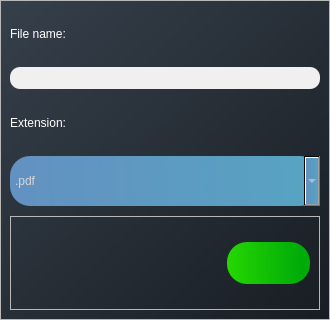
<?xml version="1.0" encoding="UTF-8"?>
<ui version="4.0">
 <class>Dialog</class>
 <widget class="QDialog" name="Dialog">
  <property name="geometry">
   <rect>
    <x>0</x>
    <y>0</y>
    <width>330</width>
    <height>320</height>
   </rect>
  </property>
  <property name="sizePolicy">
   <sizepolicy hsizetype="Preferred" vsizetype="Preferred">
    <horstretch>0</horstretch>
    <verstretch>0</verstretch>
   </sizepolicy>
  </property>
  <property name="minimumSize">
   <size>
    <width>330</width>
    <height>320</height>
   </size>
  </property>
  <property name="maximumSize">
   <size>
    <width>350</width>
    <height>350</height>
   </size>
  </property>
  <property name="windowTitle">
   <string>Dialog</string>
  </property>
  <property name="styleSheet">
   <string notr="true">background-color: qlineargradient(spread:pad, x1:0, y1:0, x2:1, y2:1, stop:0 #36404B, stop:1 #181D23);</string>
  </property>
  <layout class="QVBoxLayout" name="verticalLayout">
   <property name="spacing">
    <number>0</number>
   </property>
   <property name="leftMargin">
    <number>0</number>
   </property>
   <property name="topMargin">
    <number>0</number>
   </property>
   <property name="rightMargin">
    <number>0</number>
   </property>
   <property name="bottomMargin">
    <number>0</number>
   </property>
   <item>
    <widget class="QFrame" name="frame_4">
     <property name="styleSheet">
      <string notr="true">background:none;
color: #ffffff;
font: 63 8pt &quot;Segoe UI Variable Text Semibold&quot;;</string>
     </property>
     <property name="frameShape">
      <enum>QFrame::StyledPanel</enum>
     </property>
     <property name="frameShadow">
      <enum>QFrame::Raised</enum>
     </property>
     <layout class="QVBoxLayout" name="verticalLayout_3" stretch="1,2,1,2,2">
      <property name="spacing">
       <number>10</number>
      </property>
      <item>
       <widget class="QLabel" name="filename">
        <property name="text">
         <string>File name:</string>
        </property>
       </widget>
      </item>
      <item>
       <widget class="QLineEdit" name="filenameEdit">
        <property name="styleSheet">
         <string notr="true">background-color: rgb(240, 240, 240);
border-radius: 10px;
padding: 3px;
color: #000000;</string>
        </property>
        <property name="text">
         <string/>
        </property>
       </widget>
      </item>
      <item>
       <widget class="QLabel" name="extension">
        <property name="text">
         <string>Extension:</string>
        </property>
       </widget>
      </item>
      <item>
       <widget class="QComboBox" name="extComboBox">
        <property name="minimumSize">
         <size>
          <width>0</width>
          <height>50</height>
         </size>
        </property>
        <property name="cursor">
         <cursorShape>PointingHandCursor</cursorShape>
        </property>
        <property name="styleSheet">
         <string notr="true">QComboBox{
	background-color: qlineargradient(spread:pad, x1:0, y1:0.006, x2:1, y2:0, stop:0 #6391C1, stop:0.900498 #58A2C2);
	border-radius: 20px;
	color: rgb(214, 214, 214);
	font: 63 16pt &quot;Segoe UI Variable Text Semibold&quot;;
}
QComboBox:hover{
	border: 2px solid #ffffff;
}
QComboBox:pressed{
	border: 0px;
	background-color: #6391c1;
}
QComboBox QAbstractItemView{
	background-color: rgb(39, 47, 55);
	selection-background-color: rgb(88, 162, 194);
}</string>
        </property>
        <item>
         <property name="text">
          <string>.pdf</string>
         </property>
        </item>
        <item>
         <property name="text">
          <string>.jpeg</string>
         </property>
        </item>
        <item>
         <property name="text">
          <string>.png</string>
         </property>
        </item>
       </widget>
      </item>
      <item>
       <widget class="QFrame" name="frame_5">
        <property name="frameShape">
         <enum>QFrame::StyledPanel</enum>
        </property>
        <property name="frameShadow">
         <enum>QFrame::Raised</enum>
        </property>
        <layout class="QHBoxLayout" name="horizontalLayout_5" stretch="5,2">
         <property name="topMargin">
          <number>11</number>
         </property>
         <property name="bottomMargin">
          <number>11</number>
         </property>
         <item>
          <spacer name="horizontalSpacer_2">
           <property name="orientation">
            <enum>Qt::Horizontal</enum>
           </property>
           <property name="sizeHint" stdset="0">
            <size>
             <width>115</width>
             <height>20</height>
            </size>
           </property>
          </spacer>
         </item>
         <item>
          <widget class="QPushButton" name="saveButton">
           <property name="sizePolicy">
            <sizepolicy hsizetype="Minimum" vsizetype="Minimum">
             <horstretch>0</horstretch>
             <verstretch>0</verstretch>
            </sizepolicy>
           </property>
           <property name="minimumSize">
            <size>
             <width>0</width>
             <height>40</height>
            </size>
           </property>
           <property name="maximumSize">
            <size>
             <width>16777215</width>
             <height>42</height>
            </size>
           </property>
           <property name="cursor">
            <cursorShape>PointingHandCursor</cursorShape>
           </property>
           <property name="styleSheet">
            <string notr="true">QPushButton{
	background-color: qlineargradient(spread:pad, x1:0, y1:0.006, x2:1, y2:0, stop:0 rgba(38, 215, 1, 255), stop:0.880597 rgba(0, 171, 8, 255));
	border-radius: 20px;
	image: url(:/Save/icons8-save-50.png);
	padding: 5px;
}
QPushButton:hover{
	background-color: rgb(36, 212, 1);
}
QPushButton:pressed{
	background-color: rgb(36, 212, 1);
	image: url(:/Arrow/icons8-arrow-48-bright.png);
	border: 2px outset #ffffff;
}</string>
           </property>
           <property name="text">
            <string/>
           </property>
           <property name="iconSize">
            <size>
             <width>20</width>
             <height>20</height>
            </size>
           </property>
          </widget>
         </item>
        </layout>
       </widget>
      </item>
     </layout>
    </widget>
   </item>
  </layout>
 </widget>
 <resources>
  <include location="images/icons/camera_btn.qrc"/>
 </resources>
 <connections/>
</ui>
